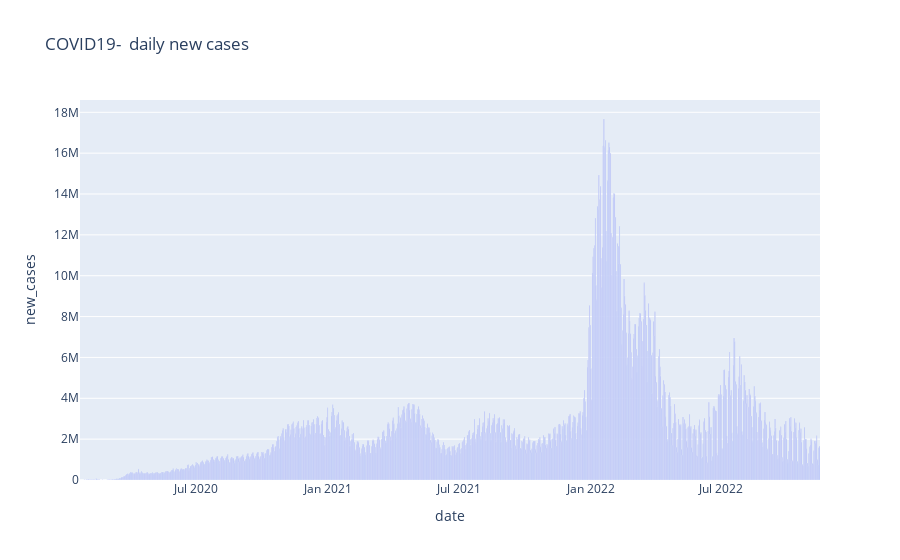

Here is the notebook cell this chart was saved with:
### Code cell
fig = px.bar(full_,x='date', y='new_cases', orientation='v',title = "COVID19-  daily new cases",
             labels=dict(x="Date", y="Count"))
fig.show()

### Figure 1 — Plotly figure (JSON) as saved in the notebook; plotly's stock layout.template omitted (floating-point values rounded to 4 significant figures; data arrays with more than 128 entries replaced by an {"elided": "..."} marker saying what was removed)
{"data": [{"alignmentgroup": "True", "hovertemplate": "date=%{x}<br>new_cases=%{y}<extra></extra>", "legendgroup": "", "marker": {"color": "#636efa", "pattern": {"shape": ""}}, "name": "", "offsetgroup": "", "orientation": "v", "showlegend": false, "textposition": "auto", "type": "bar", "x": {"elided": "1029 str values"}, "xaxis": "x", "y": {"elided": "1029 int values"}, "yaxis": "y"}], "layout": {"barmode": "relative", "legend": {"tracegroupgap": 0}, "title": {"text": "COVID19-  daily new cases"}, "xaxis": {"anchor": "y", "domain": [0, 1], "title": {"text": "date"}}, "yaxis": {"anchor": "x", "domain": [0, 1], "title": {"text": "new_cases"}}}}
